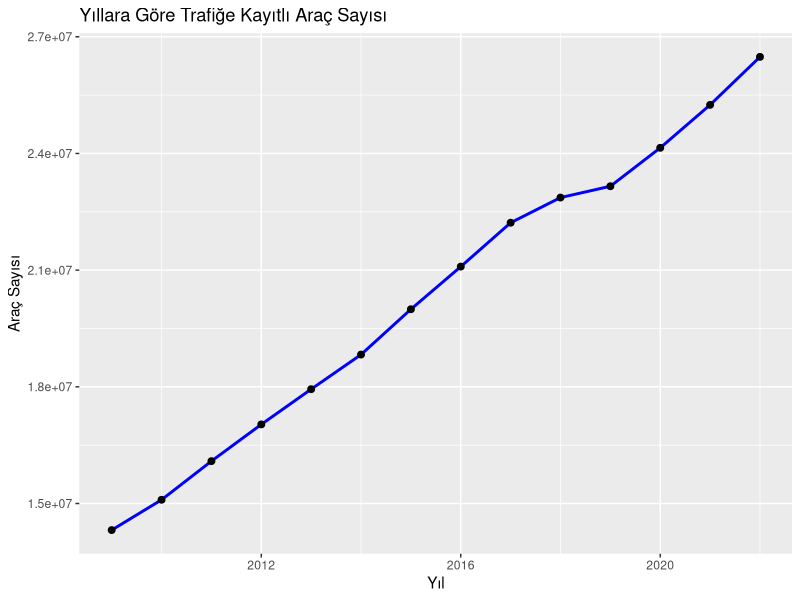
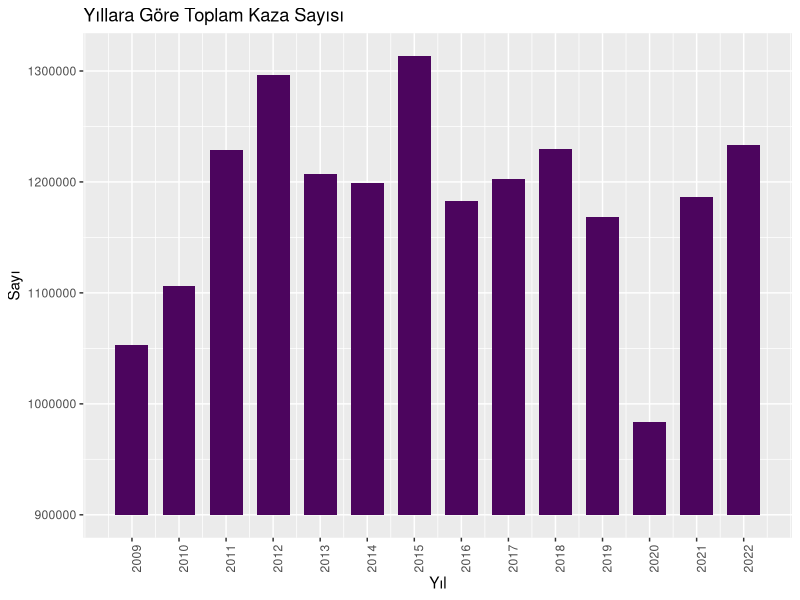
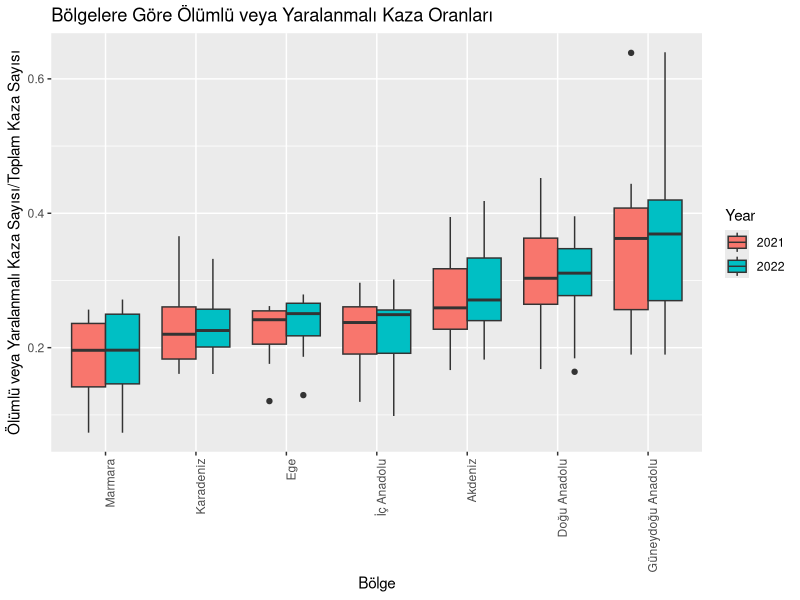
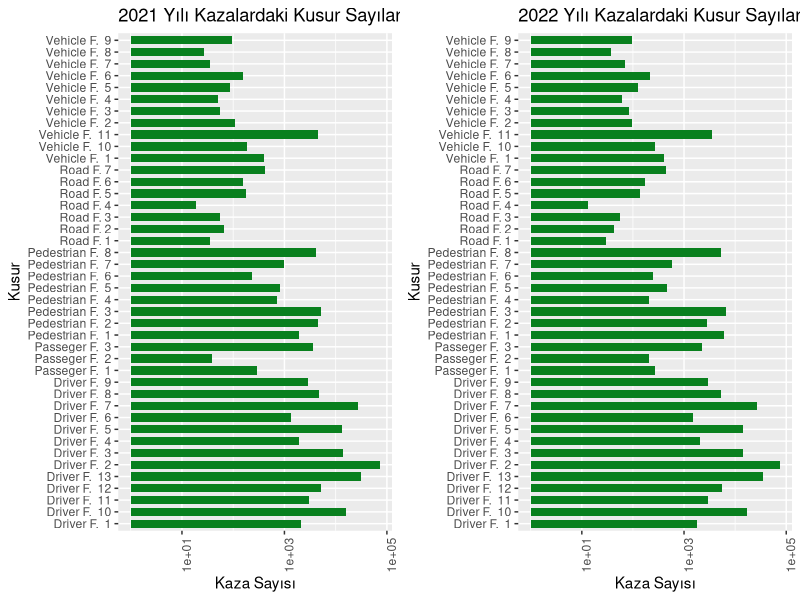

The R source for these figures, in order:
## ---- chunk 1
#| code-fold: true
#| code-summary: "Kodu görüntüle"
# Gerekli Kütüphaneler

#install.packages("dplyr") # Data manipülasyon genel paket (gridextra paketi için)
#install.packages("tidyverse")  # Veri işleme ve görselleştirme
#install.packages("readxl")     # Excel dosyalarını okuma
#install.packages("ggplot2")    # Görselleştirme
#install.packages("gridExtra")    # Görselleştirme (subplot)

library(dplyr);
library(tidyverse);
library(readxl);
library(ggplot2);
library(gridExtra);


# Veriyi okuma
total_2009_2022 <- read_excel("trafige_kayitli_arac_kaza_olu_ve_yarali_sayisi_2009_2022.xls")
iller_2022 <- read_excel("illere_gore_trafik_kaza_olu_ve_yarali_sayisi_2022.xls")
iller_2021 <- read_excel("illere_gore_trafik_kaza_olu_ve_yarali_sayisi_2021.xls")
kusurlar_2022 <- read_excel("olumlu_yaralanmali_kazaya_neden_olan_kusurlar_2022.xls")
kusurlar_2021 <- read_excel("olumlu_yaralanmali_kazaya_neden_olan_kusurlar_2021.xls")

# Veri (sütun) isimlerini R tarafından okunabilir şekilde düzünleme
names(total_2009_2022) <- make.names(names(total_2009_2022), unique = TRUE)
names(iller_2022) <- make.names(names(iller_2022), unique = TRUE)
names(iller_2021) <- make.names(names(iller_2021), unique = TRUE)
names(kusurlar_2022) <- make.names(names(kusurlar_2022), unique = TRUE)
names(kusurlar_2021) <- make.names(names(kusurlar_2021), unique = TRUE)
# Türkiye'nin coğrafi bölgelerine göre şehirlerin listesini oluşturma
turkiye_bolgeler <- list(
  "Marmara" = c("İstanbul", "Kocaeli", "Bursa", "Balıkesir", "Çanakkale", "Yalova", "Bilecik", "Edirne", "Kırklareli", "Tekirdağ", "Sakarya"),
  "Ege" = c("İzmir", "Aydın", "Muğla", "Manisa", "Denizli", "Uşak", "Afyonkarahisar", "Kütahya"),
  "Akdeniz" = c("Antalya", "Mersin", "Adana", "Hatay", "Isparta", "Burdur", "Osmaniye", "Kahramanmaraş"),
  "İç Anadolu" = c("Ankara", "Konya", "Eskişehir", "Kayseri", "Nevşehir", "Kırşehir", "Aksaray", "Kırıkkale", "Yozgat", "Niğde", "Karaman", "Sivas", "Çankırı"),
  "Doğu Anadolu" = c("Van", "Erzurum", "Ağrı", "Malatya", "Bingöl", "Elazığ", "Tunceli", "Erzincan", "Muş", "Hakkari", "Iğdır", "Ardahan", "Bitlis", "Şırnak", "Kars"),
  "Güneydoğu Anadolu" = c("Diyarbakır", "Şanlıurfa", "Gaziantep", "Mardin", "Adıyaman", "Kilis", "Batman", "Siirt"),
  "Karadeniz" = c("Zonguldak", "Bartın", "Karabük", "Kastamonu", "Sinop","Samsun", "Ordu", "Giresun", "Trabzon", "Rize", "Artvin", "Bolu", "Çorum", "Tokat", "Amasya", "Bayburt", "Gümüşhane", "Düzce")
)

# Şehirleri bölgelere göre ayırma (fonksiyon)
bolge_bolme <- function(province) {
  bolge <- NA
  for (bolge_adi in names(turkiye_bolgeler)) {
    if (province %in% turkiye_bolgeler[[bolge_adi]]) {
      bolge <- bolge_adi
      break
    }
  }
  return(bolge)
}

# Fonksiyonu listelere uygulama
iller_2021$Region <- sapply(iller_2021$X.Province, bolge_bolme)
iller_2022$Region <- sapply(iller_2022$X.Province, bolge_bolme)

# Verinin kısa özeti
head(total_2009_2022, 14)  # İlk birkaç satırı inceleme


# Line Plot - Araç Sayılarının Yıllara Göre Değişimi
ggplot(total_2009_2022, aes(x = Year, y = Number.of.vehicles.registered.to.traffic, group = 1)) +
  geom_line(color = "blue", size = 1) +
  geom_point(size = 2) +
  labs(title = "Yıllara Göre Trafiğe Kayıtlı Araç Sayısı", x = "Yıl", y = "Araç Sayısı")

## ---- chunk 2
#| code-fold: true
#| code-summary: "Kodu görüntüle"
# Bar Plot - Kazaların Yıllara Göre Değişimi
ggplot(total_2009_2022, aes(x = Year, y = Total.number.of.accidents)) +
  geom_bar(stat = "identity", position = position_dodge(), width = 0.7, fill = "#4C055E") + 
  scale_y_continuous(limits = c(9e+05, NA), oob = scales::oob_squish) + 
  theme(axis.text.x = element_text(angle = 90, hjust = 0.5)) +
  scale_x_continuous(breaks = seq(min(total_2009_2022$Year), max(total_2009_2022$Year), by = 1), labels = as.character(seq(min(total_2009_2022$Year), max(total_2009_2022$Year), by = 1))) +
  labs(title = "Yıllara Göre Toplam Kaza Sayısı", 
       x = "Yıl", y = "Sayı")
## ---- chunk 3
#| code-fold: true
#| code-summary: "Kodu görüntüle"
# Yıllara göre illerdeki ölümlü ve/veya yaralanmalı kaza sayısı oranlarını listelere ekleme
iller_2022 <- iller_2022 %>%
  mutate(Ratio = Number.of.accidents.involving.death.or.injury / Total.number.of.accidents)
iller_2021 <- iller_2021 %>%
  mutate(Ratio = Number.of.accidents.involving.death.or.injury / Total.number.of.accidents)


# Veri setlerine 'yıl' etiketi ekleme
iller_2021$Year <- '2021'
iller_2022$Year <- '2022'

# Veri setlerini birleştirme (boxplot çizimi için)
combined_data <- rbind(iller_2021, iller_2022)

combined_data <- combined_data %>%
  group_by(Region) %>%
  mutate(median_Ratio = median(Ratio)) %>%
  ungroup() %>%
  arrange(median_Ratio)  # Medyan değere göre artan sıralama

# Şehirleri medyan değerlerine göre sıralama
combined_data$Region <- factor(combined_data$Region, levels = unique(combined_data$Region))

# Box Plot - 2021-2022 Yıllarına Göre Ölümlü veya Yaralanma Kazaların Sayısının Değişimi
ggplot(combined_data, aes(x = Region, y = Ratio, fill = Year)) +
  geom_boxplot(position = position_dodge(0.75)) +
  labs(title = "Bölgelere Göre Ölümlü veya Yaralanmalı Kaza Oranları", x = "Bölge", y = "Ölümlü veya Yaralanmalı Kaza Sayısı/Toplam Kaza Sayısı") +
  theme(axis.text.x = element_text(angle = 90, hjust = 1)) # X eksenindeki etiketleri düzenle

## ---- chunk 4
#| code-fold: true
#| code-summary: "Kodu görüntüle"
# Kusurları azalan sırlama ile hizalama
kusurlar_2021$Faults <- factor(kusurlar_2021$Faults, levels = kusurlar_2021$Faults[order(kusurlar_2021$Total)])
kusurlar_2022$Faults <- factor(kusurlar_2022$Faults, levels = kusurlar_2022$Faults[order(kusurlar_2022$Total)])


# Bar Plot - 2021-2022 Yıllarına Göre Kusurların Değişimi
p1 <- ggplot(kusurlar_2021, aes(x = Total, y = Fault.Number)) +
  geom_bar(stat = "identity", position = position_dodge(), width = 0.7, fill = "#09801E") + 
  theme(axis.text.x = element_text(angle = 90, hjust = 0.5)) + scale_x_log10() + 
  labs(title = "2021 Yılı Kazalardaki Kusur Sayıları", 
        x = "Kaza Sayısı", y = "Kusur")

p2 <- ggplot(kusurlar_2022, aes(x = Total, y = Fault.Number)) +
  geom_bar(stat = "identity", position = position_dodge(), width = 0.7, fill = "#09801E") + 
  theme(axis.text.x = element_text(angle = 90, hjust = 0.5)) + scale_x_log10() + 
  labs(title = "2022 Yılı Kazalardaki Kusur Sayıları", 
       x = "Kaza Sayısı", y = "Kusur")

grid.arrange(p1,p2,ncol=2)
